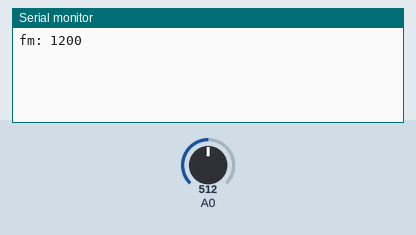
Simulated run of this sketch. Board: Arduino Uno, built with avr-gcc and run on an emulated ATmega328P. On the bench: the last lines printed to the serial monitor. The inputs (shaded band) are chosen by the test bench; at power-on: A0 = 512.

Above: at 1.2 s.
1.3 s: A0 set to 716
At 4.2 s:
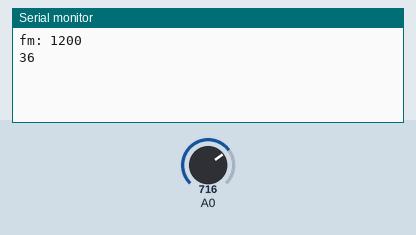
4.3 s: A0 set to 900
At 5.8 s:
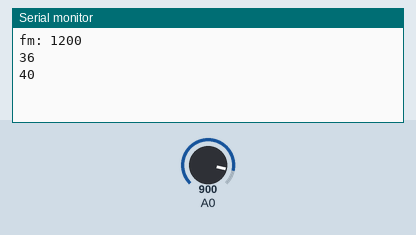
Timing chart, 0 to 7.3 s (numbered marks = the images above; inputs shaded):
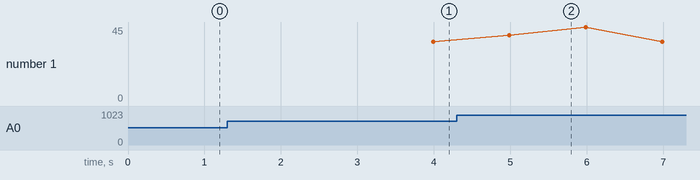

Measured:
- after the input at 1.3 s, the serial monitor: prints a new line after 2.7 s (image 1)
- after the input at 4.3 s, the serial monitor: prints a new line after 0.69 s (image 2)

The sketch:

hrm_wavelet_v02.ino
```cpp
#include "WaveletArray.h"
#include <MemoryFree.h>

const int RATE = 64; //Hertz
const int LEVELS = 7;
const int SCALE_FACTOR = 64; // raw input values can be scaled up by this factor for higher precision
const float LOW_CUTOFF = 0; // No frequencies below this
const float HIGH_CUTOFF = 8.0; // No frequencies above this
const int MAX_CHANGE = 3;  // maximum change between consecutive readings

int data;
int lastRate;
boolean first;

// dwt variables, transformArray and temp used to be unsigned
WaveletArray rawInput;
int transformArray[WINDOWLENGTH] = {64, 74, 101, 140, 187, 224, 262, 315, 376, 428, 482, 538, 596, 646, 693, 757, 760, 760, 760, 760, 760, 760, 760, 760, 760, 767, 759, 758, 671, 525, 381, 283, 214, 167, 134, 114, 101, 95, 95, 94, 89, 87, 89, 90, 87, 84, 75, 63, 54, 48, 42, 39, 36, 33, 32, 31, 32, 32, 255, 40, 45, 57, 73, 93, 127, 172, 224, 281, 336, 393, 448, 501, 551, 592, 636, 680, 710, 724, 701, 628, 505, 367, 265, 194, 144, 109, 83, 65, 52, 43, 37, 32, 29, 26, 25, 23, 22, 22, 21, 21, 21, 21, 21, 21, 20, 20, 20, 20, 20, 20, 21, 21, 23, 24, 29, 255, 80, 122, 172, 228, 287, 349, 413, 468, 520, 573, 622, 677, 732, 760, 760, 760, 760, 677, 531, 382, 277, 255, 150, 113, 86, 67, 54, 45, 38, 33, 29, 27, 25, 25, 24, 24, 24, 24, 27, 26, 27, 28, 31, 36, 45, 64, 91, 125, 162, 205, 249, 286, 324, 370, 511, 475, 531, 580, 623, 667, 708, 749, 760, 760, 760, 759, 760, 760, 760, 722, 603, 439, 317, 231, 170, 127, 96, 74, 59, 48, 40, 34, 30, 28, 26, 24, 23, 22, 21, 21, 21, 21, 21, 20, 20, 20, 21, 23, 28, 39, 65, 106, 163, 234, 315, 399, 486, 572, 655, 736, 760, 767, 760, 760, 759, 759, 760, 760, 760, 760, 760, 760, 760, 759, 741, 602, 435, 314, 229, 169, 126, 96, 74, 255, 48, 40, 34, 30, 27, 25};
int temp[WINDOWLENGTH];
float freqs[LEVELS+1];
float freq_widths[LEVELS+1];
float powers[LEVELS+1];

void setup() {
  //set timer1 interrupt at 1Hz
  TCCR1A = 0;// set entire TCCR1A register to 0
  TCCR1B = 0;// same for TCCR1B
  TCNT1  = 0;//initialize counter value to 0
  // set compare match register for 1hz increments
  // denominator is timer frequency
  OCR1A = 15625/RATE-1;// = (16*10^6) / (RATE*1024) - 1 (must be <65536)
  // turn on CTC mode
  TCCR1B |= (1 << WGM12);
  // Set CS10 and CS12 bits for 1024 prescaler
  TCCR1B |= (1 << CS12) | (1 << CS10);
  // enable timer compare interrupt
  TIMSK1 |= (1 << OCIE1A);

  Serial.begin(9600);
  Serial.print("fm: "); Serial.println(freeMemory());
  first = true;
  lastRate = 0;
  if(PRELOAD) {
    rawInput.loadArray(transformArray);
  }
}

// The data sampling is handled by the interrupt. Every time
// enough samples have accumulated for one snapshot,
// copy to transformArray and call runTransform to find the heart rate
void loop() {
  if(PRELOAD && first) {
    Serial.println(runTransform());
  }

  if(first) {
    first = false;
  }

//    Serial.println(rawInput.getValue(rawInput.getLength() -1));
  if(rawInput.getLength() == WINDOWLENGTH) {
    noInterrupts();
    rawInput.getArray(transformArray);
    rawInput.newWindow();
    interrupts();
    int rate = runTransform();
    // rate can either be sent directly to output, or used to increase/ decrease
    // the previous rate by 1

//    if(lastRate == 0) {
//      lastRate = rate;
//    } else if(rate > lastRate) {
//      lastRate++;
//    } else if(rate < lastRate) {
//      lastRate--;
//    }

//    if(lastRate == 0 || abs(rate-lastRate) <= MAX_CHANGE) {
      lastRate = rate;
//    } else if(rate > lastRate) {
//      lastRate += MAX_CHANGE;
//    } else {
//      lastRate -= MAX_CHANGE;
//    }
    Serial.println(lastRate);
  }
}

// Interrupt routine, runs at a frequency of RATE
ISR(TIMER1_COMPA_vect) {
  data = analogRead(A0);
  rawInput.appendValue(data);
}

// call several functions to determine the heart rate

// returns the calculated heart rate
int runTransform() {
  wavedec();
  decodeArray();
  return getRate();
//  Serial.println(getRate());
}

// Perform a multilevel 1D discrete wavelet decomposition using the haar wavelet
// With some work this could be made to use a temp array of size WINDOWLENGTH / 2
void wavedec() {

  int length = WINDOWLENGTH >> 1;
  for(int i=0; i<LEVELS; i++) {
    for(int j=0; j<length; j++) {
      int sum = transformArray[j * 2] + transformArray[j * 2 + 1];
      int diff = transformArray[j * 2] - transformArray[j * 2 + 1];
      temp[j] = sum;
      temp[j + length] = diff;
//      transformArray[j] = sum;
//      temp[j] = diff;
    }

//    for(intj=length; j < length << 1; j++) {
//      transformArray[j] = temp[j-length];
//    }
    for(int j=0; j < length << 1; j++) {
      transformArray[j] = temp[j];
    }
    length >>= 1;
  }

}

// Extract meaningful information from the wavelet transform. Each level of the
// decomposition is assigned an average frequency and a power, which get placed
// in separate arrays
void decodeArray() {
  float nyquist = RATE / 2;
  freqs[0] = 0;
  powers[0] = 0;
  for(int i=1; i<= LEVELS; i++) {
    float lower_limit = nyquist / power(2, LEVELS-i+1);
    float upper_limit = nyquist / power(2, LEVELS-i);
    freqs[i] = (lower_limit + upper_limit) / 2.0;
//    Serial.print("low: "); Serial.println(lower_limit);
//    Serial.print("upper: "); Serial.println(upper_limit);
//    Serial.print("freq: "); Serial.println(freqs[i]);
//    if(i != 1) {
      freq_widths[i-1] = freqs[i] - freqs[i-1];
//    }
    if(freqs[i] <= HIGH_CUTOFF && freqs[i] >= LOW_CUTOFF) {
      powers[i] = transformMean(i);
    } else {
      powers[i] = 0;
    }
//    Serial.print("power: "); Serial.println(powers[i]);
  }
}

// Take the geometric center of the frequency vs. power plot
// (as if it's a solid shape)

// returns the core frequency
int getRate() {
  float rate = 0;
  float numerator = 0;
  float denominator = 0;

  for(int i=1; i<=LEVELS; i++) {
    if(powers[i] + powers[i-1] != 0) {
      numerator += ((power(freqs[i],3) - power(freqs[i-1],3))/3)*((powers[i] - powers[i-1])/freq_widths[i-1]) + ((power(freqs[i],2) - power(freqs[i-1],2))/2)*(powers[i-1] - freqs[i-1]*((powers[i] - powers[i-1])/freq_widths[i-1]));
//      delay(1); // Really really shouldn't need this but Arduino throws a weird error
      denominator += (freq_widths[i]/2.0)*(powers[i] + powers[i-1]);
    }
//    Serial.print("N: "); Serial.println(numerator);
//    Serial.print("D: "); Serial.print(freq_widths[i]/2.0); Serial.print(" * "); Serial.println(powers[i] + powers[i-1]);
//    Serial.print("D: "); Serial.println(denominator);
  }

  rate = numerator / denominator;
  return 60*rate;
}

// perform a basic exponent operation given the base and exponent
// return base^(exponent)
float power(float base, int exponent) {
  float result = 1;
  for(int i=0; i<exponent; i++) {
    result *= base;
  }
  return result;
}

// find the average value of a section of the wave decomposition
// use the fact that each section is as long as all the sections before it
// combined, and starts at position 2^(LEVELS-sectionIndex+1)

// sectionIndex: number of the section who's mean is to be calculated
// returns the average of the specified section
float transformMean(int sectionIndex) {
  int first = WINDOWLENGTH / power(2, LEVELS-sectionIndex+1);
  int length = first;
  unsigned int sum = 0;
  for(int i=first; i<first+length; i++) {
    sum += abs(transformArray[i]);
  }
  float mean = sum / float(length);
//  Serial.print("tm: "); Serial.print(sectionIndex); Serial.print(", "); Serial.println(mean);
  return mean;
}

// calculate the raw mean of the transform array (should only be
// called before wavedec, or results will be meaningless)

// returns the average value of the transform array
float rawMean() {
  long sum = 0;
  for(int i=0; i<WINDOWLENGTH; i++) {
    sum += transformArray[i];
  }
  float numSamples = WINDOWLENGTH;
  return sum/numSamples;
}
```

WaveletArray.cpp
```cpp
// Implement a circular array with functionality specifically designed for the
// wavelet transform-based heart rate monitor

#include "WaveletArray.h"

WaveletArray::WaveletArray() {
  index = 0;
  first = 0;
  length = 0;
  if(PRELOAD) {
    length = WINDOWLENGTH;
  }
}

void WaveletArray::appendValue(int value) {
  if(index > 0) {
    lastValue = circArray[index-1];
  }
  if(index > 0 && (abs(lastValue - value) > NOISE_FILTER)) {
    if(value > lastValue) {
      circArray[index] = circArray[index-1] + (NOISE_FILTER - 5);
    } else {
      circArray[index] = circArray[index-1] - (NOISE_FILTER - 5);
    }
  } else {
    circArray[index] = value;
  }
  index %= WINDOWLENGTH;
  circArray[index] = value;
  index++;
  length++;
}

int WaveletArray::getValue(int index) {
  return circArray[(first+index)%WINDOWLENGTH];
}

void WaveletArray::getArray(int data[], int scale) {
  for(int i=0; i<WINDOWLENGTH; i++) {
    data[i] = circArray[(first+i)%WINDOWLENGTH]*scale;
  }
}

int WaveletArray::getLength() {
  return length;
}

void WaveletArray::newWindow() {
  first += WINDOWDIFF;
  first %= WINDOWLENGTH;
  length -= WINDOWDIFF;
}

void WaveletArray::reset() {
  first = 0;
  index = 0;
}

void WaveletArray::loadArray(int preload[]) {
  for(int i=0; i<WINDOWLENGTH; i++) {
    appendValue(preload[i]);
  }
}
```

WaveletArray.h
```cpp
// Define a circular array with functionality specifically designed for the
// wavelet transform-based heart rate monitor

#ifndef WaveletArray_h
#define WaveletArray_h

#include "Arduino.h"

const int WINDOWLENGTH = 256;
const int WINDOWDIFF = 64;
const boolean PRELOAD = false;
const int NOISE_FILTER = 40;

class WaveletArray {
  public:
    WaveletArray();

    void appendValue(int value);
    void getArray(int data[], int scale=1);
    int getValue(int index);
    int getLength();
    void newWindow();
    void reset();
    void loadArray(int preload[]);

  private:
    int circArray[WINDOWLENGTH];
    int index;
    int first;
    int length;
    int lastValue;
};

#endif
```
